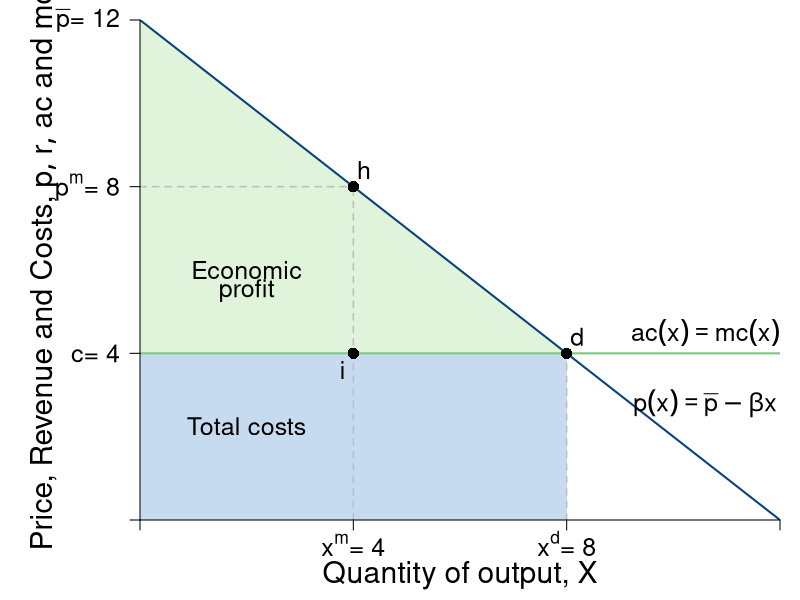

Write the R code that produced this figure.
#Graph Designer: Simon Halliday
#Authors: Bowles, Foley and Halliday
#Title: Coordination, Conflict and Competition: A Text in Microeconomics

require(shape)
pdf(file = "competitionmarkets/monopolist_discriminating.pdf", width = 9, height = 7)

#Set parameters for graphics
pointsize <- 1.8
axislabelsize <- 1.8
labelsize <- 1.5
namesize <- 1.8
annotatesize <- 1.5
graphlinewidth <- 2
segmentlinewidth <- 1.5

COL <- c("#7fc97f", "#beaed4", "#fdc086", "#ffff99", "#386cb0", "#f0027f", "#bf5b17", "#666666")
COLA <- c("#e0f3db", "#99d8c9","#66c2a4","#41ae76", "#238b45", "#005824")
COLB <- c("#c6dbef", "#4eb3d3", "#2b8cbe", "#0868ac","#084081")

#Edited the margins to cater for the larger LHS labels
par(mar =  c(4, 7, 1, 1))

AvgRevenue <- function(x, rmax = 12, xmax = 12){
  rmax - (rmax/xmax)*x
}

MRevenue <- function(x, rmax = 12, xmax = 12){
  rmax - 2*(rmax/xmax)*x
}

AvgCost <- function(x, c0 = 2, c1 = 4){
  c0/x + c1
}

xlims <- c(0, 12)
ylims <- c(0, 12)

npts <- 501 
x <- seq(xlims[1], xlims[2], length.out = npts)
y <- seq(ylims[1], ylims[2], length.out = npts) 
a <- c(13, 16.75, 19.25)

plot(0, 0, xlim = xlims, ylim = ylims, type = "n",
     xlab = expression(paste("")),
     ylab = expression(paste("")), 
     xaxt = "n", 
     yaxt = "n", 
     cex.lab = axislabelsize, 
     bty = "n",
     xaxs="i", 
     yaxs="i")

# ticksy <- seq(from = ylims[1], to = ylims[2], by = 1)
# ylabels <- seq(from = ylims[1], to = ylims[2], by = 1)
# ticksx <- seq(from = xlims[1], to = xlims[2], by = 1)
# xlabels <- seq(from = xlims[1], to = xlims[2], by = 1)
ticksy <- c(0, 4, AvgRevenue(x = 4), ylims[2])
ylabels <- c(NA, expression(paste(c, "= 4")), expression(paste(p^{m}, "= 8")), expression(paste(bar(p), "= 12")))
ticksx <- c(0, 4, 8, xlims[2])
xlabels <- c(NA, expression(paste(x^{m}, "= 4")), expression(paste(x^{d},"= 8")), NA)

npts <- 500 
xx1 <- seq(xlims[1], xlims[2], length.out = npts)
xx3 <- seq(2, 6, length.out = npts)

#Draw the polygon for profit
xpoly1 <- c(0, 8, 0, 0)
ypoly1 <- c(4, 4, 12, 4)
polygon(x = xpoly1, y = ypoly1, col=COLA[1], density=NULL, border = NA)

#Draw the polygon for costs
xpoly2 <- c(0, 8, 8, 0, 0)
ypoly2 <- c(0, 0, 4, 4, 0)
polygon(x = xpoly2, y = ypoly2, col=COLB[1], density=NULL, border = NA)

#lines(xx1, bcA(xx1, w = 10, p = 1.5), col = COLB[3], lwd = graphlinewidth)
lines(xx1, AvgRevenue(xx1, rmax = 12, xmax = 12), col = COLB[5], lwd = graphlinewidth)
#lines(xx1, MRevenue(xx1, rmax = 12, xmax = 12), col = COLB[4], lwd = graphlinewidth)
#lines(xx1, AvgCost(xx1, c0 = 2, c1 = 4), col = COLA[5], lwd = graphlinewidth)

#Label the axes
mtext(expression(paste("Quantity of output, ", X)), side=1, line = 2.7, cex = axislabelsize)
text(-1.8, 0.5*ylims[2], expression(paste("Price, Revenue and Costs, ", list(p, r, ac), " and ", mc)), xpd = TRUE, cex = axislabelsize, srt = 90) 

#Label curves
text(10.6, 4.5, expression(paste(ac(x) == mc(x))), cex = labelsize)
text(10.6, 2.8, expression(paste(p(x) == bar(p) - beta*x)), cex = labelsize)

#Labels cost and profit areas
text(2, 0.5*AvgCost(x = 4), expression("Total costs"), cex = labelsize)
text(2, 6, expression("Economic"), cex = labelsize)
text(2, 5.5, expression("profit"), cex = labelsize)

#Draw segments for total costs
segments(0, AvgRevenue(x = 4), 4, AvgRevenue(x = 4), lty = 2, col = "gray" , lwd = segmentlinewidth)
segments(4, 0, 4, AvgRevenue(x = 4), lty = 2, col = "gray" , lwd = segmentlinewidth)
segments(0, 4, xlims[2], 4, lty = 1, col = COL[1] , lwd = graphlinewidth)
segments(8, 0, 8, 4, lty = 2, col = "gray" , lwd = segmentlinewidth)

#Label Points for comparison
points(4, MRevenue(x = 4), pch = 16, col = "black", cex = 1.5)
text(3.8, MRevenue(x = 4) - 0.4, expression(i), cex = labelsize)

points(8, AvgRevenue(x = 8), pch = 16, col = "black", cex = 1.5)
text(8.2, AvgRevenue(x = 8) + 0.4, expression(d), cex = labelsize)

points(4, AvgRevenue(x = 4), pch = 16, col = "black", cex = 1.5)
text(4.2, AvgRevenue(x = 4) + 0.4, expression(h), cex = labelsize)

#Arrow to mr = mc
#text(7.5, 9.5, expression(paste("Profit Maximum at")), cex = labelsize)
#text(7.5, 9, expression(paste(mr == mc)), cex = labelsize)
#Arrows(6.1, 9.2, 4.2, 4.3, col = "black", lty = 1, lwd = 2, arr.type = "triangle", arr.lwd = 0.5)

axis(1, at = ticksx, pos = 0, labels = xlabels, cex.axis = labelsize)
axis(2, at = ticksy, pos = 0, labels = ylabels, las = 1, cex.axis = labelsize)


dev.off()
